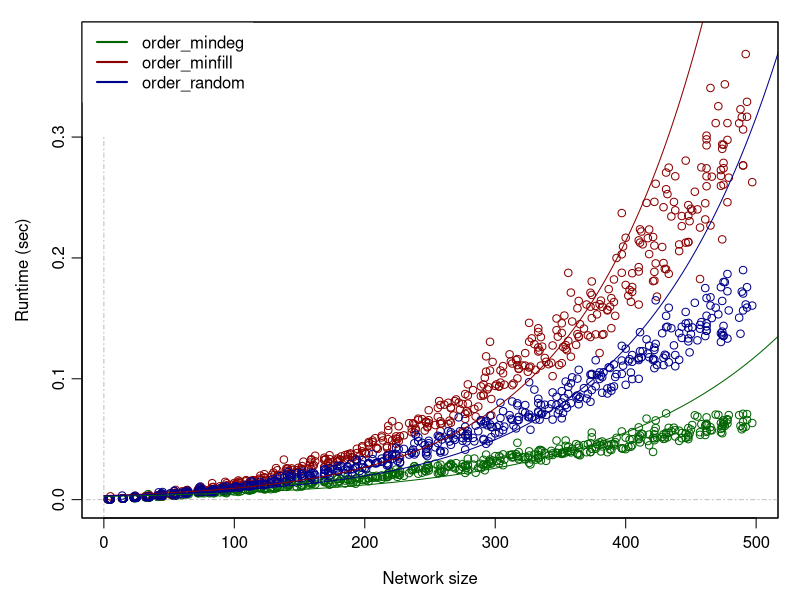
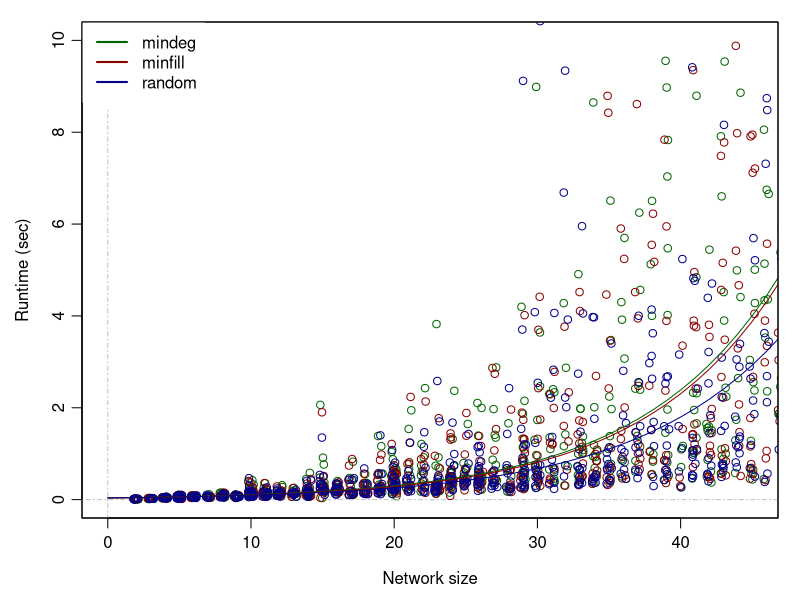
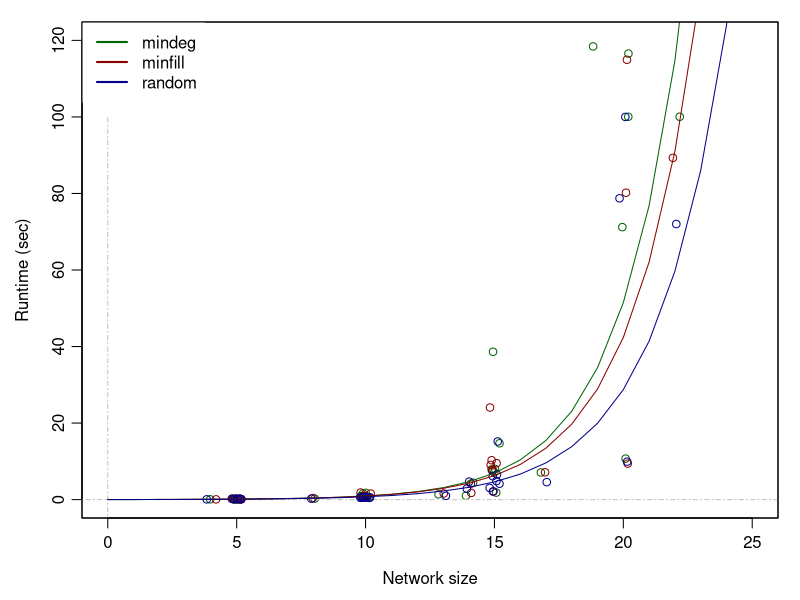
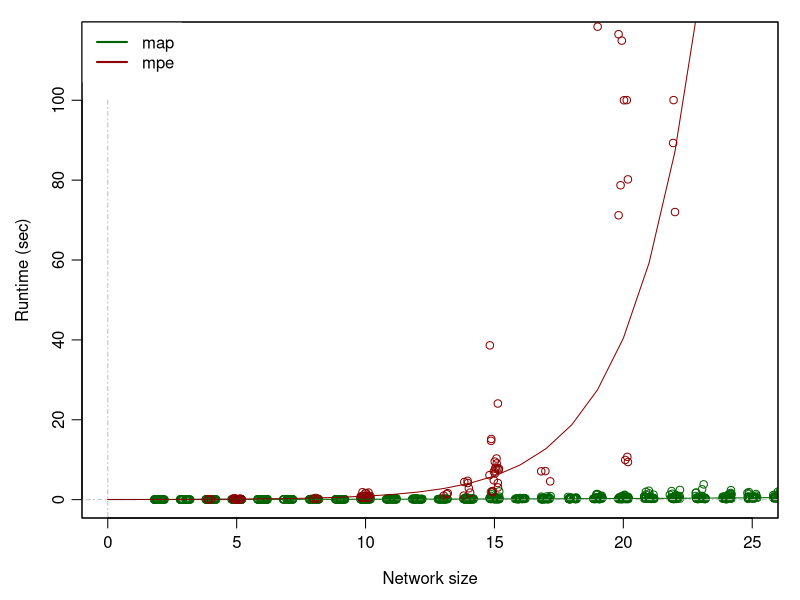

Write R code to recreate these figures, in order.
#### Probabilistic Graphical Models
##
## Knowledge Representation
##
## Plots and Statistical Analysis of Experiments 
##
##
## last mod: 20.12.21

# working directory
# setwd("C:/Users/oleh/Documents/Uni/13_Semester/Knowledge_Representation/Assignment_2/KR21_project2/")



####### Input Data #################

# f.names <- dir(pattern = ".csv")



## Asusuming all exponential models with increasing network size


### heuristics of ordering

dat <- read.table("ordering_results.csv", header = TRUE, dec = ".", sep = ",")
# View(dat)

dat <- dat[,c("nodes", "experiment", "runtime")]
dat$experiment <- factor(dat$experiment)

heu <- levels(dat$experiment)
cols <- c("darkgreen", "darkred", "darkblue")

# 5 to 505 in steps of 10, each time 10 times each
# xtabs(~ experiment, dat) 510 in total for each heuristic

## analysis:

# ancova:
m1 <- lm(log(runtime) ~ nodes, data = dat)
#summary(m1)
m2 <- lm(log(runtime) ~ nodes + experiment, data = dat)
#summary(m2)
m3 <- lm(log(runtime) ~ nodes*experiment, data = dat)
#summary(m3)

anova(m1,m2,m3)

# Ancova allows for different slopes, all three heuristics differ significantly (p < .001)
# with respect to slope and intercept
# has to be mentioned: whereas mindeg seems linear, order random and order minfill seems to
# increase quadratic / exponentially.


lm_coef <- coef(m3)

## plot
pdf("plots/heuristics.pdf", width = 10, height = 6, pointsize = 10)
par(mgp = c(2.5, 0.7, 0), mar = c(4, 4, 1, 1) + 0.1)
plot(runtime ~ nodes, data = dat[dat$experiment == heu[1],], type = "p", col = cols[1],
     ylab = "Runtime (sec)", xlab = "Network size", ylim = c(0,0.38))
abline(h = 0, col = "grey", lty = "dotdash")
segments(0, -1, 0, 0.3, lty = "dotdash", col = "grey")
points(runtime ~ nodes, data = dat[dat$experiment == heu[2],], type = "p", col = cols[2])
points(runtime ~ nodes, data = dat[dat$experiment == heu[3],], type = "p", col = cols[3])
lines(c(0:600), exp(lm_coef[1])*exp(lm_coef[2]*c(0:600)), col = cols[1])
lines(c(0:600), exp(lm_coef[1] + lm_coef[3])*exp((lm_coef[2] + lm_coef[5])*c(0:600)), col = cols[2])
lines(c(0:600), exp(lm_coef[1] + lm_coef[4])*exp((lm_coef[2] + lm_coef[6])*c(0:600)), col = cols[3])
#abline(lm(runtime ~ nodes, data = dat[dat$experiment == heu[1],]), col = cols[1])
#abline(lm(runtime ~ nodes, data = dat[dat$experiment == heu[2],]), col = cols[2])
#abline(lm(runtime ~ nodes, data = dat[dat$experiment == heu[3],]), col = cols[3])
legend("topleft", legend = heu, col = cols, 
       lty = 1, cex=1, lwd = 2, box.col = "white")
box()
dev.off()





### MAP / MPE

dat <- read.table("map_mpe_results.csv", header = TRUE, dec = ".", sep = ",")
# View(dat)

dat$task <- factor(substr(dat$experiment, 0, 3))
dat$heu <- factor(substr(dat$experiment, 5, 13))

task <- levels(dat$task)
heu <- levels(dat$heu)
cols <- c("darkgreen", "darkred", "darkblue")


# some descriptive data:

#table(dat$task)
# map  mpe 
# 1920  672 

### Timeouts in MAP

# from 2 to 66 -> 65 group, each 10 times
# MAP: in total 1950
# random: 645 (5) -> 650
# minfill: 644 (6) -> 650
# mindeg: 631 (19) -> 650


### Timeouts in MPE

# from 2 to 31 --> 30, each 10 times
# # MPE: in total 900
# random: 225 (75) -> 300
# mindeg: 226 (74) -> 300
# minfill: 221 (79) -> 300





# how did we come to this number? (MAP and MPE)

# too generate more realistic networks, they were adjusted in advance
# for instance, there are no unconnected nodes


#xtabs(~ task + heu, dat)
#                heu
# task  mindeg minfill random
# map    631     644    645
# mpe    226     221    225




### MAP


## analysis
m1 <- lm(log(runtime) ~ nodes, dat = dat[dat$task == task[1],])
# summary(m1)
m2 <- lm(log(runtime) ~ nodes + heu, dat = dat[dat$task == task[1],])
# summary(m2)
m3 <- lm(log(runtime) ~ nodes * heu, dat = dat[dat$task == task[1],])
# summary(m3)

anova(m1,m2,m3)
# Whereas the first model shows a significant impact of the network size on the runtime
# (t(1) = 7.72, p < .001), neither a model that allows for an additional effect of the heuristics
# (F(2,146) = 0.47, p = .625) nor a model that allows for an additional effect and an 
# interaction of the heuristic with the slope (F(2, 144) = 0.27, p = 0.766) can explain 
# significantly more variance. 


lm_coef <- coef(m3)

## plots for MAP und MPE, splitted?
## plot
pdf("plots/MAP.pdf", width = 10, height = 6, pointsize = 10)
par(mgp = c(2.5, 0.7, 0), mar = c(4, 4, 1, 1) + 0.1)
plot(runtime ~ jitter(nodes), data = dat[dat$task == task[1] & dat$heu == heu[1],], type = "p", col = cols[1],
     ylab = "Runtime (sec)", xlab = "Network size", ylim = c(0,10), xlim = c(0,45))
abline(h = 0, col = "grey", lty = "dotdash")
segments(0, -10, 0, 8.5, lty = "dotdash", col = "grey")
points(runtime ~ jitter(nodes), data = dat[dat$task == task[1] & dat$heu == heu[2],], type = "p", col = cols[2])
points(runtime ~ jitter(nodes), data = dat[dat$task == task[1] & dat$heu == heu[3],], type = "p", col = cols[3])
#abline(lm(runtime ~ nodes, data = dat[dat$task == task[1] & dat$heu == heu[1],]), col = cols[1])
#abline(lm(runtime ~ nodes, data = dat[dat$task == task[1] & dat$heu == heu[2],]), col = cols[2])
#abline(lm(runtime ~ nodes, data = dat[dat$task == task[1] & dat$heu == heu[3],]), col = cols[3])
lines(c(0:50), exp(lm_coef[1])*exp(lm_coef[2]*c(0:50)), col = cols[1])
lines(c(0:50), exp(lm_coef[1] + lm_coef[3])*exp((lm_coef[2] + lm_coef[5])*c(0:50)), col = cols[2])
lines(c(0:50), exp(lm_coef[1] + lm_coef[4])*exp((lm_coef[2] + lm_coef[6])*c(0:50)), col = cols[3])
legend("topleft", legend = heu, col = cols, 
       lty = 1, cex=1, lwd = 2, box.col = "white")
box()
dev.off()




### MPE

## analysis
m1 <- lm(log(runtime) ~ nodes, dat = dat[dat$task == task[2],])
# summary(m1)
m2 <- lm(log(runtime) ~ nodes + heu, dat = dat[dat$task == task[2],])
# summary(m2)
m3 <- lm(log(runtime) ~ nodes * heu, dat = dat[dat$task == task[2],])
# summary(m3)

anova(m1,m2,m3)
# Whereas the first model shows a significant impact of the network size on the runtime
# (t(1) = 7.72, p < .001), neither a model that allows for an additional effect of the heuristics
# (F(2,146) = 0.47, p = .625) nor a model that allows for an additional effect and an 
# interaction of the heuristic with the slope (F(2, 144) = 0.27, p = 0.766) can explain 
# significantly more variance. 

lm_coef <- coef(m3)


## plot
pdf("plots/MPE.pdf", width = 10, height = 6, pointsize = 10)
par(mgp = c(2.5, 0.7, 0), mar = c(4, 4, 1, 1) + 0.1)
plot(runtime ~ jitter(nodes), data = dat[dat$task == task[2] & dat$heu == heu[1],], type = "p", col = cols[1],
     ylab = "Runtime (sec)", xlab = "Network size", ylim = c(0,120), xlim = c(0, 25))
abline(h = 0, col = "grey", lty = "dotdash")
segments(0, -100, 0, 100, lty = "dotdash", col = "grey")
points(runtime ~ jitter(nodes), data = dat[dat$task == task[2] & dat$heu == heu[2],], type = "p", col = cols[2])
points(runtime ~ jitter(nodes), data = dat[dat$task == task[2] & dat$heu == heu[3],], type = "p", col = cols[3])
lines(c(0:30), exp(lm_coef[1])*exp(lm_coef[2]*c(0:30)), col = cols[1])
lines(c(0:30), exp(lm_coef[1] + lm_coef[3])*exp((lm_coef[2] + lm_coef[5])*c(0:30)), col = cols[2])
lines(c(0:30), exp(lm_coef[1] + lm_coef[4])*exp((lm_coef[2] + lm_coef[6])*c(0:30)), col = cols[3])
legend("topleft", legend = heu, col = cols, 
       lty = 1, cex=1, lwd = 2, box.col = "white")
box()
dev.off()






## analysis: comparing MAP and MPE

## analysis
m1 <- lm(log(runtime) ~ nodes, dat = dat)
# summary(m1)
m2 <- lm(log(runtime) ~ nodes + task, dat = dat)
# summary(m2)
m3 <- lm(log(runtime) ~ nodes * task, dat = dat)
# summary(m3)

anova(m1,m2,m3)

lm_coef <- coef(m3)

pdf("plots/MAP_MPE.pdf", width = 10, height = 6, pointsize = 10)
par(mgp = c(2.5, 0.7, 0), mar = c(4, 4, 1, 1) + 0.1)
plot(runtime ~ jitter(nodes), data = dat[dat$task == task[1],], type = "p", col = cols[1],
     ylab = "Runtime (sec)", xlab = "Network size", ylim = c(0,115), xlim = c(0, 25))
abline(h = 0, col = "grey", lty = "dotdash")
segments(0, -100, 0, 100, lty = "dotdash", col = "grey")
points(runtime ~ jitter(nodes), data = dat[dat$task == task[2],], type = "p", col = cols[2])
lines(c(0:30), exp(lm_coef[1])*exp(lm_coef[2]*c(0:30)), col = cols[1])
lines(c(0:30), exp(lm_coef[1] + lm_coef[3])*exp((lm_coef[2] + lm_coef[4])*c(0:30)), col = cols[2])
legend("topleft", legend = task, col = cols, 
       cex=1, lwd = 2, box.col = "white")
box()
dev.off()



### exploratory analysis of several metrics

## multiple (exponential) regression

# not checked for multicollinearity (which quite sure exists tho)

m1 <- lm(log(runtime) ~ nodes * task + roots + leaves + mean_edges, dat = dat)
summary(m1)
